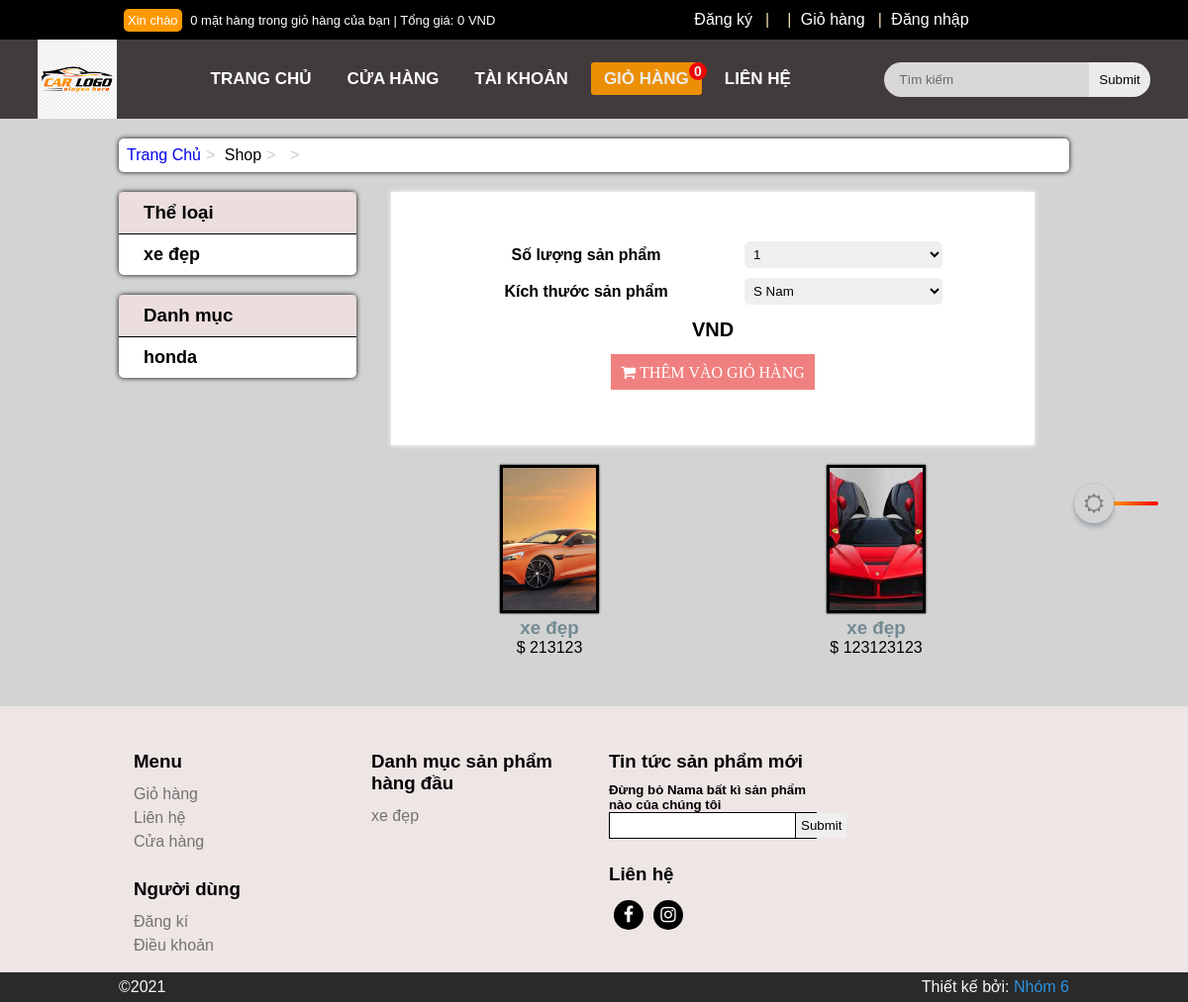
/details.php, run on the app's committed database.
### tables this page shows
CREATE TABLE `product_categories` (
  `p_cat_id` int NOT NULL,
  `p_cat_title` text NOT NULL,
  `p_cat_desc` text NOT NULL
);

CREATE TABLE `categories` (
  `cat_id` int NOT NULL,
  `cat_title` text NOT NULL,
  `cat_desc` text NOT NULL
);

CREATE TABLE `product` (
  `product_id` int NOT NULL,
  `p_cat_id` int NOT NULL,
  `cat_id` int NOT NULL,
  `date` timestamp NOT NULL DEFAULT CURRENT_TIMESTAMP ON UPDATE CURRENT_TIMESTAMP,
  `product_title` text NOT NULL,
  `product_img` text NOT NULL,
  `product_price` int NOT NULL,
  `product_keywords` text NOT NULL,
  `product_desc` text NOT NULL
);

CREATE TABLE `network` (
  `id` int NOT NULL,
  `icon` text NOT NULL,
  `link` text NOT NULL
);

### details.php (the view, shortened to what this page needs)
<?php
include('header.php');
?>
<div class="main">
    <div class="shop">
        <div class="shop__container">
            <ul class="shop__breadcroumb">
                <li><a href="index.php">Trang Chủ</a></li>
                <li>Shop</li>
                <li>
                </li>
                <li> <?php echo $product_title; ?> </li>
            </ul>
            <?php
            include('sidebar.php');
            ?>
            <div class="details">
                <div class="detail__right">
                    <form class="detail__box" action="details.php?add_cart=<?php echo $product_id; ?>" method="post">
                        <div class="details__number">
                            <p>
                                Số lượng sản phẩm
                            </p>
                            <select name="product_qty">
                                <option value="1">1</option>
                            </select>
                        </div>
                        <div class="details__size">
                            <p>
                                Kích thước sản phẩm
                            </p>
                            <select name="product_size">
                                <option value="S">S Nam</option>
                            </select>
                        </div>
                        <div class="details__center">
                            <div class="details__price">
                                <?php echo $product_price; ?>VND
                            </div>
                            <div class="details__button">
                                <button type="submit" class="fa fa-shopping-cart">
                                    THÊM VÀO GIỎ HÀNG
                                </button>
                            </div>
                        </div>
                    </form>
                    <div class="details__tt">
                        <?php
                        $sql = "select * from product order by rand() LIMIT 0,3";
                        $res = mysqli_query($con, $sql);
                        while ($row = mysqli_fetch_array($res)) {
                            $product_id = $row['product_id'];
                            $product_title = $row['product_title'];
                            $product_img = $row['product_img'];
                            $product_price = $row['product_price'];
                            echo "
                            <div class='details__img'>
                                <a href='details.php?product_id=$product_id'>
                                    <img src='image/$product_img' alt=''>
                                </a>
                                <div>
                                <h3> <a href='details.php?product_id=$product_id'> $product_title </a> </h3>
                                <p class='price'> $ $product_price </p>
                                </div>
                            </div>
                            ";
                        }
                        ?>
                    </div>
                </div>
            </div>
        </div>
    </div>
</div>
<?php
include('footer.php');
?>

### sidebar.php
<div class="shop__sidebar">
    <div class="sidebar">
        <div class="sidebar__title">
            <h3>
                Thể loại
            </h3>
        </div>
        <div class="sidebar__body">
            <ul class="sidebar__list">
                <?php
                $sql = "SELECT * FROM `product_categories`";
                $res = mysqli_query($con, $sql);
                while ($row = mysqli_fetch_array($res)) {
                    $p_cat_id = $row['p_cat_id'];
                    $p_cat_title = $row['p_cat_title'];
                    echo "
                    <li class='sidebar__item'>
                        <a href='shop.php?p_cat=$p_cat_id' class='sidebar__link'>
                        $p_cat_title
                        </a>
                    </li>
                    ";
                }
                ?>
            </ul>
        </div>
    </div>
    <div class="sidebar">
        <div class="sidebar__title">
            <h3>
                Danh mục
            </h3>
        </div>
        <div class="sidebar__body">
            <ul class="sidebar__list">
                <?php
                $sql = "SELECT * FROM `categories`";
                $res = mysqli_query($con, $sql);
                while ($row = mysqli_fetch_array($res)) {
                    $cat_id = $row['cat_id'];
                    $cat_title = $row['cat_title'];
                    echo "
                    <li class='sidebar__item'>
                        <a href='shop.php?cat=$cat_id' class='sidebar__link'>
                         $cat_title
                        </a>
                    </li>
                    ";
                }
                ?>
            </ul>
        </div>
    </div>
</div>

### footer.php (shortened to what this page needs)
<div class="footer">
    <div class="footer__container">
        <div class="footer__box">
            <div class="footer__menu">
                <div class="footer__title">
                    <h3>Menu</h3>
                </div>
                <ul class="footer__list">
                    <li class="footer__item">
                        <a href="cart.php" class="footer__link">
                            Giỏ hàng
                        </a>
                    </li>
                    <li class="footer__item">
                        <a href="contact.php" class="footer__link">
                            Liên hệ
                        </a>
                    </li>
                    <li class="footer__item">
                        <a href="shop.php" class="footer__link">
                            Cửa hàng
                        </a>
                    </li>
                </ul>
            </div>
            <div class="footer__user">
                <div class="footer__title">
                    <h3>Người dùng</h3>
                </div>
                <ul class="footer__list">
                    <li class="footer__item">
                        <a href="register.php" class="footer__link">
                            Đăng kí
                        </a>
                    </li>
                    <li class="footer__item">
                        <a href="user_terms.php" class="footer__link">
                            Điều khoản
                        </a>
                    </li>
                </ul>
            </div>
        </div>
        <div class="footer__box">
            <div class="footer__product">
                <div class="footer__title">
                    <h3>Danh mục sản phẩm hàng đầu</h3>
                </div>
                <ul class="footer__list">
                    <?php
                    $sql = "select * from product_categories";
                    $res = mysqli_query($con, $sql);
                    while ($row = mysqli_fetch_array($res)) {
                        $p_cat_id = $row['p_cat_id'];
                        $p_cat_title = $row['p_cat_title'];
                        echo "
                            <li class='footer__item'>
                                <a href='shop.php?p_cat=$p_cat_id' class='footer__link'>
                                    $p_cat_title
                                </a>
                            </li>
                        ";
                    }
                    ?>
                </ul>
            </div>
        </div>
        <div class="footer__box">
            <div class="footer__news">
                <div class="footer__product">
                    <div class="footer__title">
                        <h3>Tin tức sản phẩm mới</h3>
                        <h5>Đừng bỏ Nama bất kì sản phẩm nào của chúng tôi</h5>
                        <form action="" class="footer__form">
                            <input type="text">
                            <input type="submit">
                        </form>
                    </div>
                </div>
                <div class="footer__contact">
                    <div class="footer__title">
                        <h3>Liên hệ</h3>
                    </div>
                    <div class="footer__icons">
                        <?php
                        $sql = "SELECT * FROM `network`";
                        $res= mysqli_query($con, $sql);
                        while ($row = mysqli_fetch_array($res)){
                            $icon = $row['icon'];
                            $link = $row['link'];
                            echo "
                            <a href='$link' class='footer__icon'>
                                <i class='fa fa-$icon'></i>
                            </a>
                            ";
                        }
                        ?>
                    </div>
                </div>
            </div>
        </div>
    </div>
</div>
<div class="copyright">
    <div class="copyright__container">
        <span>
            &copy;2021
        </span>
        <span>
            Thiết kế bởi:
            <a href="#">
                Nhóm 6
            </a>
        </span>
    </div>
</div>
<div class="index__switch">
    <div class="index__circle"></div>
</div>
</body>
</html>

### data on the page
product_categories: p_cat_title "xe đẹp"
categories: cat_title "honda"
product: product_img (picture), product_title "xe đẹp", product_price "213123"
product: product_img (picture), product_title "xe đẹp", product_price "123123123"

### other printed values
$count "0"
$total "0"
